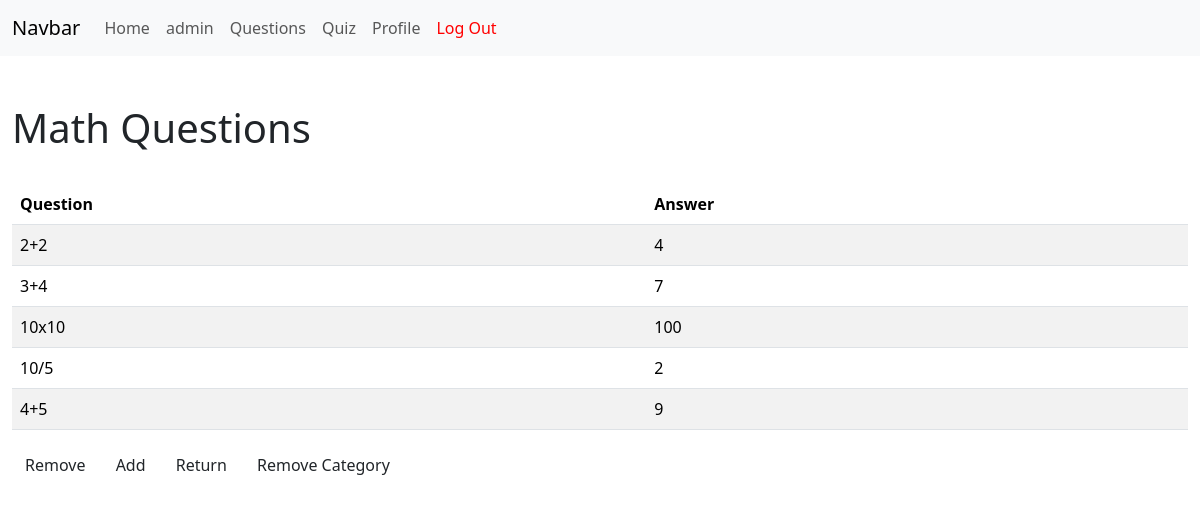
The page /questions/Math (signed in) on the database its author committed.
### tables this page shows
CREATE TABLE questions (
               id INTEGER PRIMARY KEY AUTOINCREMENT,
               category TEXT NOT NULL,
               question TEXT NOT NULL,
               answer TEXT NOT NULL,
               FOREIGN KEY (category) REFERENCES categories(name)
               );

### Question_Management.py (the view)
@Question_Management.route('/questions/<category>')
@admin_required
def Question_manager(category):
    cursor = get_db().cursor()
    cursor.execute('SELECT * FROM questions WHERE category=?', (category,))
    filtered_questions = cursor.fetchall()
    return render_template('show_questions.html', Questions=filtered_questions, category=category)

### Question_Management.py (called while the page is built)
def get_db():
    if 'db' not in g:
        g.db = sqlite3.connect('quiz.db')
        g.db.row_factory = sqlite3.Row
    return g.db

def admin_required(f):
    @wraps(f)
    def decoratorrr(*args, **kwargs):
        if 'username' not in session or session['username'] != "admin":
            return render_template('not_allowed.html')
        else:
            return f(*args, **kwargs)
    return decoratorrr

### templates/show_questions.html (shortened to what this page needs)
{% extends 'layout.html' %}
{% block content %}
<h1>{{ category }} Questions</h1>
<br>
<table class="table table-striped">
    <thead>
        <tr>
          <th scope="col">Question</th>
          <th scope="col">Answer</th>
        </tr>
    </thead>
    <tbody>
        {% for question in Questions %}
            <tr>
                <td>{{ question['question'] }}</td>
                <td>{{ question.answer }}</td>
            </tr>
        {% endfor %}
    </tbody>
  </table>
<div class="d-grid gap-2 d-md-block">
    <a href="{{ url_for('Question_Management.remove_Question', category=category) }}" class="btn">
        Remove
    </a>
    <a href="{{ url_for('Question_Management.add_Question', category=category) }}" class="btn">
        Add
    </a>
    <a href="{{ url_for('Question_Management.show_categories') }}" class="btn">
        Return
    </a>
    <a href="{{ url_for('Question_Management.remove_category', category=category) }}" class="btn">
        Remove Category
    </a>
</div>
{%  endblock %}

### templates/layout.html (shortened to what this page needs)
<!doctype html>
<html lang="en">
  <head>
    <link href="https://cdn.jsdelivr.net/npm/bootstrap@5.3.3/dist/css/bootstrap.min.css" rel="stylesheet">
  </head>
  <body>
    <nav class="navbar navbar-expand-lg bg-body-tertiary">
      <div class="container-fluid">
        <a class="navbar-brand" href="#">Navbar</a>
        <div class="collapse navbar-collapse" id="navbarNavAltMarkup">
          <div class="navbar-nav">
            <a class="nav-link" href="{{ url_for('index') }}">Home</a>
            {%if 'username' in session %}
            <a class="nav-link" href="#">{{ session['username'] }}</a>
            {% else %}
            <a class="nav-link active" aria-current="page" href="{{ url_for('login_signup.login_or_signup') }}">User/LogIn</a>
            {% endif %}
            {% if 'username' in session and session['username'] == 'admin' %}
            <a class="nav-link" href="{{ url_for('Question_Management.show_categories') }}">Questions</a>
            {% endif %}
            <a class="nav-link" href="#">Quiz</a>
            <a class="nav-link" href="{{ url_for('Question_Management.profile') }}">Profile</a>
            {%if 'username' in session %}
            <a class="nav-link" href="{{ url_for('login_signup.logout', username=session['username']) }}" style="color: red;">Log Out</a>
            {% else %}
            <a class="nav-link disabled" aria-disabled="true" style="color: red;">Log Out</a>
            {% endif %}
          </div>
        </div>
      </div>
    </nav>
    <br><br>
    <div class="container-fluid">
    {% block content %}{% endblock %}
    </div>
  </body>
</html>

### rows shown on the page
questions: question "2+2", answer "4"
questions: question "3+4", answer "7"
questions: question "10x10", answer "100"
questions: question "10/5", answer "2"
questions: question "4+5", answer "9"

### other values the page prints
{{ session['username'] }} "admin"
{{ category }} "Math"
